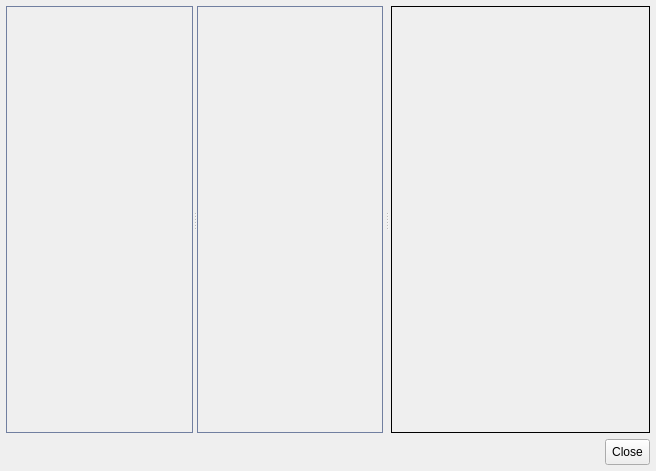
<ui version="4.0" >
 <class>conctactfs</class>
 <widget class="QWidget" name="conctactfs" >
  <property name="geometry" >
   <rect>
    <x>0</x>
    <y>0</y>
    <width>656</width>
    <height>471</height>
   </rect>
  </property>
  <property name="windowIcon" >
   <iconset>sharedfile_title.png</iconset>
  </property>
  <property name="_yate_window" stdset="0" >
   <bool>true</bool>
  </property>
  <property name="_yate_destroyonclose" stdset="0" >
   <bool>true</bool>
  </property>
  <property name="_yate_destroyonhide" stdset="0" >
   <bool>true</bool>
  </property>
  <layout class="QVBoxLayout" >
   <property name="spacing" >
    <number>0</number>
   </property>
   <property name="leftMargin" >
    <number>0</number>
   </property>
   <property name="topMargin" >
    <number>0</number>
   </property>
   <property name="rightMargin" >
    <number>0</number>
   </property>
   <property name="bottomMargin" >
    <number>0</number>
   </property>
   <item>
    <layout class="QHBoxLayout" >
     <property name="spacing" >
      <number>0</number>
     </property>
     <property name="leftMargin" >
      <number>6</number>
     </property>
     <property name="topMargin" >
      <number>6</number>
     </property>
     <property name="rightMargin" >
      <number>6</number>
     </property>
     <item>
      <widget class="QSplitter" name="splitter" >
       <property name="orientation" >
        <enum>Qt::Horizontal</enum>
       </property>
       <property name="handleWidth" >
        <number>8</number>
       </property>
       <property name="childrenCollapsible" >
        <bool>false</bool>
       </property>
       <widget class="QFrame" name="frame_local" >
        <property name="frameShape" >
         <enum>QFrame::NoFrame</enum>
        </property>
        <property name="frameShadow" >
         <enum>QFrame::Raised</enum>
        </property>
        <layout class="QVBoxLayout" >
         <property name="spacing" >
          <number>0</number>
         </property>
         <property name="leftMargin" >
          <number>0</number>
         </property>
         <property name="topMargin" >
          <number>0</number>
         </property>
         <property name="rightMargin" >
          <number>0</number>
         </property>
         <property name="bottomMargin" >
          <number>0</number>
         </property>
         <item>
          <widget class="QSplitter" name="splitter_2" >
           <property name="maximumSize" >
            <size>
             <width>16777215</width>
             <height>16777215</height>
            </size>
           </property>
           <property name="orientation" >
            <enum>Qt::Horizontal</enum>
           </property>
           <property name="opaqueResize" >
            <bool>false</bool>
           </property>
           <property name="childrenCollapsible" >
            <bool>false</bool>
           </property>
           <widget class="QFrame" name="frame_dirs" >
            <property name="sizePolicy" >
             <sizepolicy vsizetype="Expanding" hsizetype="Fixed" >
              <horstretch>0</horstretch>
              <verstretch>0</verstretch>
             </sizepolicy>
            </property>
            <property name="minimumSize" >
             <size>
              <width>100</width>
              <height>16</height>
             </size>
            </property>
            <property name="maximumSize" >
             <size>
              <width>16777215</width>
              <height>16777215</height>
             </size>
            </property>
            <property name="styleSheet" >
             <string>QFrame#frame_dirs {
  border: 1px solid #717fa0;
}
</string>
            </property>
            <property name="_yate_uiwidget" stdset="0" >
             <bool>true</bool>
            </property>
            <property name="_yate_uiwidget_name" stdset="0" >
             <string>shared_dir_list</string>
            </property>
            <property name="_yate_uiwidget_class" stdset="0" >
             <string>FileListTree</string>
            </property>
            <property name="_yate_uiwidget_params" stdset="0" >
             <stringlist>
              <string>_yate_set_draganddrop=drag</string>
              <string>_yate_drag_url_template=yatedownload:${path}</string>
              <string>_yate_drag_url_queryparams=account,contact,instance</string>
              <string>_yate_busywidget=busy.ui</string>
              <string>property:tabKeyNavigation=false</string>
              <string>property:sortingEnabled=false</string>
              <string>property:allColumnsShowFocus=true</string>
              <string>property:rootIsDecorated=true</string>
              <string>property:indentation=16</string>
              <string>property:_yate_horizontalheader=false</string>
              <string>property:_yate_notifyonenterpressed=true</string>
              <string>property:_yate_notifyitemchanged=true</string>
              <string>columns=Name</string>
              <string>filelist_default_itemheight=false</string>
             </stringlist>
            </property>
           </widget>
           <widget class="QFrame" name="frame_content" >
            <property name="sizePolicy" >
             <sizepolicy vsizetype="Expanding" hsizetype="Fixed" >
              <horstretch>0</horstretch>
              <verstretch>0</verstretch>
             </sizepolicy>
            </property>
            <property name="minimumSize" >
             <size>
              <width>100</width>
              <height>16</height>
             </size>
            </property>
            <property name="maximumSize" >
             <size>
              <width>16777215</width>
              <height>16777215</height>
             </size>
            </property>
            <property name="styleSheet" >
             <string>QFrame#frame_content {
  border: 1px solid #717fa0;
}
</string>
            </property>
            <property name="_yate_uiwidget" stdset="0" >
             <bool>true</bool>
            </property>
            <property name="_yate_uiwidget_name" stdset="0" >
             <string>shared_dir_content</string>
            </property>
            <property name="_yate_uiwidget_class" stdset="0" >
             <string>FileListTree</string>
            </property>
            <property name="_yate_uiwidget_params" stdset="0" >
             <stringlist>
              <string>_yate_selection_mode=extended</string>
              <string>_yate_set_draganddrop=drag</string>
              <string>_yate_drag_url_template=yatedownload:${path}</string>
              <string>_yate_drag_url_queryparams=account,contact,instance</string>
              <string>_yate_busywidget=busy.ui</string>
              <string>property:tabKeyNavigation=false</string>
              <string>property:sortingEnabled=false</string>
              <string>property:allColumnsShowFocus=true</string>
              <string>property:_yate_horizontalheader=false</string>
              <string>property:_yate_notifyonenterpressed=true</string>
              <string>property:_yate_notifyitemchanged=true</string>
              <string>_griddraw_right_color=#e3e6e9</string>
              <string>_griddraw_bottom_color=#a9c2c2</string>
              <string>columns=Name</string>
              <string>itemdelegate.1=QtHtmlItemDelegate</string>
              <string>itemdelegate.1.drawfocus=false</string>
              <string>filelist_default_itemstyle=true</string>
              <string>filelist_default_itemheight=true</string>
             </stringlist>
            </property>
           </widget>
          </widget>
         </item>
        </layout>
       </widget>
       <widget class="QFrame" name="frame_remote" >
        <property name="frameShape" >
         <enum>QFrame::NoFrame</enum>
        </property>
        <property name="frameShadow" >
         <enum>QFrame::Raised</enum>
        </property>
        <layout class="QVBoxLayout" >
         <property name="spacing" >
          <number>0</number>
         </property>
         <property name="leftMargin" >
          <number>0</number>
         </property>
         <property name="topMargin" >
          <number>0</number>
         </property>
         <property name="rightMargin" >
          <number>0</number>
         </property>
         <property name="bottomMargin" >
          <number>0</number>
         </property>
         <item>
          <widget class="QFrame" name="frame_local_fs" >
           <property name="sizePolicy" >
            <sizepolicy vsizetype="Expanding" hsizetype="Expanding" >
             <horstretch>0</horstretch>
             <verstretch>0</verstretch>
            </sizepolicy>
           </property>
           <property name="minimumSize" >
            <size>
             <width>140</width>
             <height>16</height>
            </size>
           </property>
           <property name="maximumSize" >
            <size>
             <width>16777215</width>
             <height>16777215</height>
            </size>
           </property>
           <property name="styleSheet" >
            <string>QFrame#frame_local_fs {
  border: 1px solid black;
}
</string>
           </property>
           <property name="_yate_uiwidget" stdset="0" >
            <bool>true</bool>
           </property>
           <property name="_yate_uiwidget_name" stdset="0" >
            <string>local_fs</string>
           </property>
           <property name="_yate_uiwidget_class" stdset="0" >
            <string>FileListTree</string>
           </property>
           <property name="_yate_uiwidget_params" stdset="0" >
            <stringlist>
             <string>_yate_selection_mode=extended</string>
             <string>_yate_busywidget=busy.ui</string>
             <string>_yate_busywidget_delay=500</string>
             <string>_yate_set_draganddrop=drop</string>
             <string>_yate_accept_drop_schemes=yatedownload</string>
             <string>property:tabKeyNavigation=false</string>
             <string>property:sortingEnabled=false</string>
             <string>property:allColumnsShowFocus=true</string>
             <string>property:_yate_horizontalheader=false</string>
             <string>property:_yate_notifyonenterpressed=true</string>
             <string>property:_yate_notifyitemchanged=true</string>
             <string>property:_yate_itemacceptdrop=drive:always</string>
             <string>property:_yate_itemacceptdrop=dir:always</string>
             <string>property:_yate_itemacceptdrop=file:always</string>
             <string>_griddraw_right_color=#e3e6e9</string>
             <string>_griddraw_bottom_color=#a9c2c2</string>
             <string>columns=Name</string>
             <string>itemdelegate.1=QtHtmlItemDelegate</string>
             <string>itemdelegate.1.drawfocus=false</string>
             <string>itemdelegate.1.noimagerole=true</string>
             <string>filelist_default_itemstyle=true</string>
             <string>filelist_default_itemheight=true</string>
             <string>filelist_filesystemlist=true</string>
             <string>filelist_filesystemlist_name_column=name</string>
             <string>filelist_filesystemlist_autochangedir=true</string>
             <string>filelist_filesystemlist_listfiles=true</string>
             <string>filelist_filesystemlist_listonfailure=upthenhome</string>
             <string>filelist_filesystemlist_showicons=false</string>
             <string>filelist_filesystemlist_startpath=root</string>
             <string>_yate_accept_drop_dir=true</string>
             <string>_yate_accept_drop_file=false</string>
            </stringlist>
           </property>
          </widget>
         </item>
        </layout>
       </widget>
      </widget>
     </item>
    </layout>
   </item>
   <item>
    <layout class="QVBoxLayout" >
     <property name="spacing" >
      <number>6</number>
     </property>
     <property name="leftMargin" >
      <number>6</number>
     </property>
     <property name="topMargin" >
      <number>6</number>
     </property>
     <property name="rightMargin" >
      <number>6</number>
     </property>
     <property name="bottomMargin" >
      <number>6</number>
     </property>
     <item>
      <layout class="QHBoxLayout" >
       <property name="spacing" >
        <number>2</number>
       </property>
       <item>
        <widget class="QLabel" name="account_image" >
         <property name="sizePolicy" >
          <sizepolicy vsizetype="Fixed" hsizetype="Fixed" >
           <horstretch>0</horstretch>
           <verstretch>0</verstretch>
          </sizepolicy>
         </property>
         <property name="minimumSize" >
          <size>
           <width>16</width>
           <height>16</height>
          </size>
         </property>
         <property name="maximumSize" >
          <size>
           <width>16</width>
           <height>16</height>
          </size>
         </property>
         <property name="toolTip" >
          <string>Account</string>
         </property>
         <property name="pixmap" >
          <pixmap>user.png</pixmap>
         </property>
        </widget>
       </item>
       <item>
        <widget class="QLabel" name="account" >
         <property name="sizePolicy" >
          <sizepolicy vsizetype="Fixed" hsizetype="Expanding" >
           <horstretch>0</horstretch>
           <verstretch>0</verstretch>
          </sizepolicy>
         </property>
         <property name="minimumSize" >
          <size>
           <width>0</width>
           <height>26</height>
          </size>
         </property>
         <property name="maximumSize" >
          <size>
           <width>16777215</width>
           <height>26</height>
          </size>
         </property>
         <property name="toolTip" >
          <string>Account</string>
         </property>
         <property name="indent" >
          <number>5</number>
         </property>
        </widget>
       </item>
       <item>
        <spacer>
         <property name="orientation" >
          <enum>Qt::Horizontal</enum>
         </property>
         <property name="sizeType" >
          <enum>QSizePolicy::Fixed</enum>
         </property>
         <property name="sizeHint" >
          <size>
           <width>10</width>
           <height>20</height>
          </size>
         </property>
        </spacer>
       </item>
       <item>
        <widget class="QToolButton" name="button_hide" >
         <property name="minimumSize" >
          <size>
           <width>0</width>
           <height>26</height>
          </size>
         </property>
         <property name="maximumSize" >
          <size>
           <width>16777215</width>
           <height>26</height>
          </size>
         </property>
         <property name="text" >
          <string>Close</string>
         </property>
         <property name="icon" >
          <iconset>cancel.png</iconset>
         </property>
         <property name="toolButtonStyle" >
          <enum>Qt::ToolButtonTextBesideIcon</enum>
         </property>
         <property name="_yate_normal_icon" stdset="0" >
          <string>cancel.png</string>
         </property>
         <property name="_yate_pressed_icon" stdset="0" >
          <string>cancel_pressed.png</string>
         </property>
         <property name="_yate_hover_icon" stdset="0" >
          <string>cancel_hover.png</string>
         </property>
        </widget>
       </item>
      </layout>
     </item>
    </layout>
   </item>
  </layout>
 </widget>
 <resources/>
 <connections/>
</ui>
